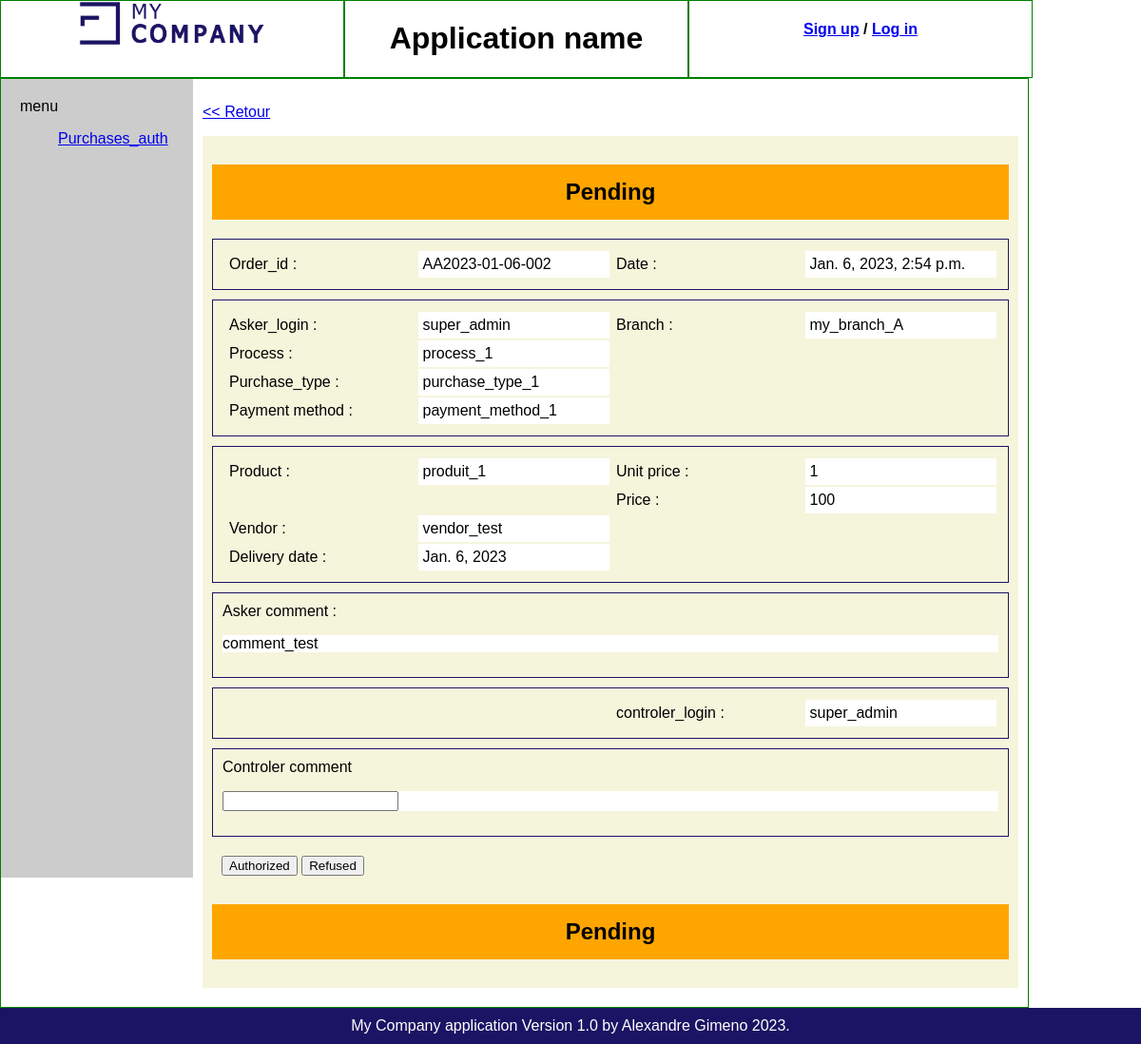
Before: /order/2/ with the older database file.
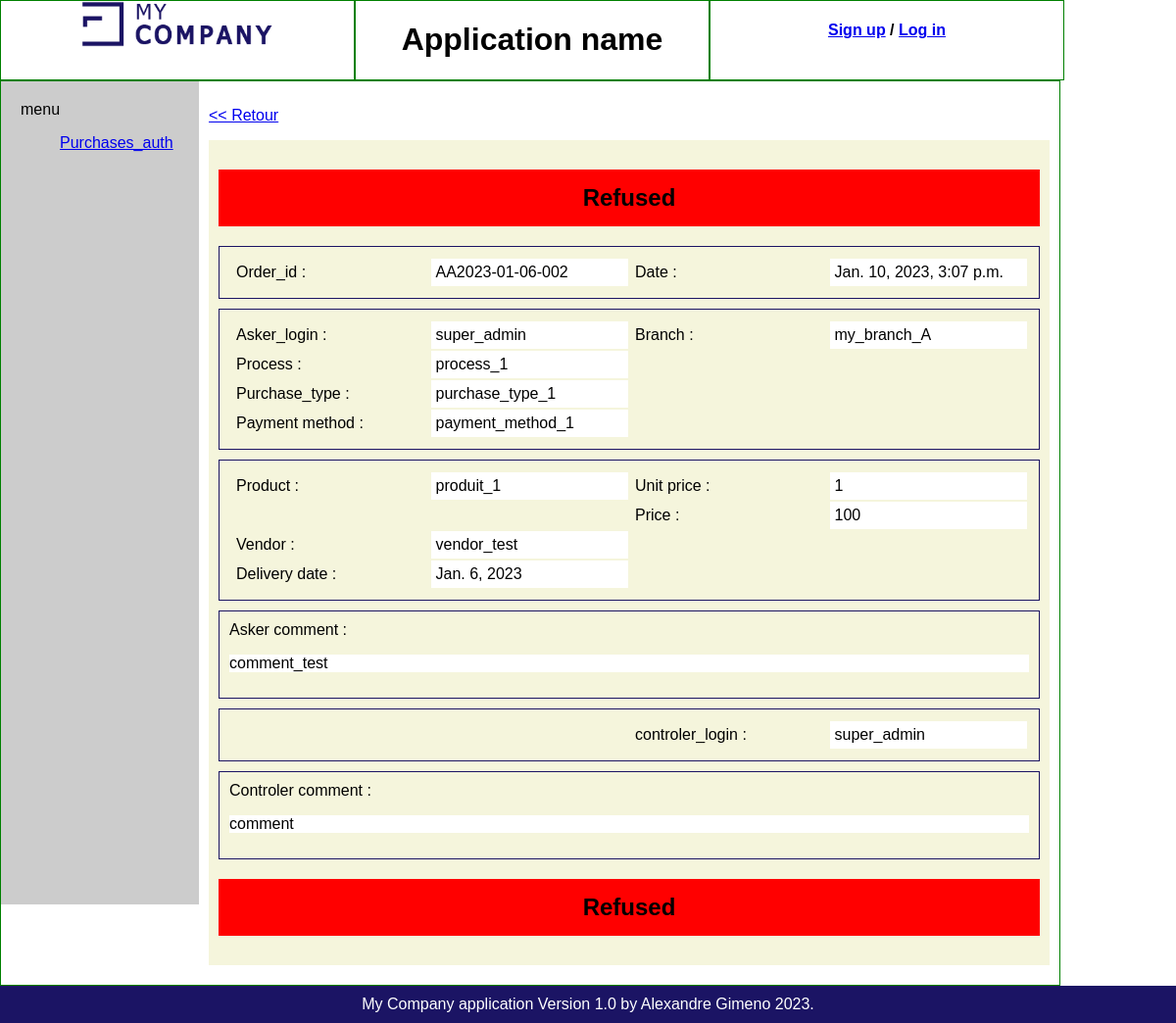
After: the same page with the newer database file.
### purchases_auth/models.py (models this page shows, shortened)
class Order(models.Model):
    class auth_status(models.TextChoices):
        AUTHORIZED = 'Authorized'
        REFUSED = 'Refused'
        PENDING = 'Pending'
    order_id = models.fields.CharField(max_length=17, unique=True)
    date = models.fields.DateTimeField(auto_now=True)
    asker_login = models.ForeignKey(settings.AUTH_USER_MODEL, on_delete=models.CASCADE)
    purchase_type = models.ForeignKey(Purchase_type, on_delete=models.CASCADE)
    branch = models.ForeignKey(Branch, on_delete=models.CASCADE)
    process = models.ForeignKey(Process, on_delete=models.CASCADE)
    payment_method = models.ForeignKey(Payment_method, on_delete=models.CASCADE)
    product = models.fields.CharField(max_length=17)
    price = models.fields.IntegerField()
    asker_comment = models.fields.CharField(max_length=254, null=True)
    vendor = models.fields.CharField(max_length=17)
    unit_price = models.fields.IntegerField(null=True)
    delivery_date = models.fields.DateField(null=True)
    controler_login = models.ForeignKey(User, null=True, on_delete=models.CASCADE, related_name='order_controler')
    controler_auth = models.fields.CharField(choices=auth_status.choices, default=auth_status.PENDING, max_length=10)
    controler_comment = models.fields.CharField(max_length=254, null=True)

class Process(models.Model):
    def __str__(self):
        return f'{self.name}'
    name = models.fields.CharField(max_length=30, unique=True)
    Purchase_type = models.ForeignKey(Purchase_type, on_delete=models.CASCADE)
    company = models.ForeignKey(Company, on_delete=models.CASCADE)
    branch = models.ForeignKey(Branch, on_delete=models.CASCADE)
    company_threshold = models.fields.IntegerField(default=6000)
    branch_threshold = models.fields.IntegerField(default=1000)
    process_threshold = models.fields.IntegerField(default=500)

class Purchase_type(models.Model):
    def __str__(self):
        return f'{self.name}'
    name = models.fields.CharField(max_length=30, unique=True)

class Payment_method(models.Model):
    def __str__(self):
        return f'{self.name}'
    name = models.fields.CharField(max_length=30, unique=True)

### authentication/models.py (models this page shows)
class User(AbstractUser):
    def __str__(self):
        return f'{self.username}'

class Branch(models.Model):
    def __str__(self):
        return f'{self.name}'
    name = models.fields.CharField(max_length=30, unique=True)
    company = models.ForeignKey(Company, on_delete=models.CASCADE)
    controler_login = models.OneToOneField(User,unique=True , on_delete=models.CASCADE, related_name='branch_controler')
    members = models.ManyToManyField(User)

### purchases_auth/views.py (the view)
# urls.py: path('order/<int:id>/', views.order_detail, name='order-detail'),
def order_detail(request, id):
    order = Order.objects.get(id=id)
    controler_order =Order.objects.filter(controler_login=request.user.id, controler_auth="Pending")
    auth = Order_auth(request.POST, instance=order)
    if request.method == 'POST':
        if auth.is_valid():
            auth.save()
            return redirect('order-detail', id=order.id)
    return render(request,
    'purchases_auth/order_detail.html',
    {'order':order, 'auth':auth, 'controler_order':controler_order})

### purchases_auth/forms.py
class Order_auth(forms.ModelForm):
    class Meta:
        model = Order
        fields = [
            'controler_comment',
            'controler_auth',
        ]

### purchases_auth/templates/purchases_auth/order_detail.html (shortened to what this page needs)
{% extends 'base.html' %}
{% block content %}
<div class="orders-detail">
    <p><a href="{% url 'order-list' %}">&lt;&lt; Retour</a></p>
    <div>
        <h2 class="{{ order.controler_auth }}">{{ order.controler_auth }}</h2>
        <div class="box">
            <table>
                <tbody>
                <tr>
                    <td>Order_id :</td>
                    <td class="value">{{ order.order_id }}</td>
                    <td>Date :</td>
                    <td class="value">{{ order.date }}</td>
                </tr>
                </tbody>
            </table>
        </div>
        <div class="box">
            <table>
                <tbody>
                <tr>
                    <td>Asker_login :</td>
                    <td class="value">{{ order.asker_login }}</td>
                    <td>Branch :</td>
                    <td class="value">{{ order.branch }}</td>
                </tr>
                <tr>
                    <td>Process :</td>
                    <td class="value">{{ order.process }}</td>
                </tr>
                <tr>
                    <td>Purchase_type :</td>
                    <td class="value">{{ order.purchase_type }}</td>
                </tr>
                <tr>
                    <td>Payment method :</td>
                    <td class="value">{{ order.payment_method }}</td>
                </tr>
                </tbody>
            </table>
        </div>
        <div class="box">
            <table>
                <tbody>
                <tr>
                    <td>Product :</td>
                    <td class="value">{{ order.product }}</td>
                    <td>Unit price :</td>
                    <td class="value">{{ order.unit_price }}</td>
                </tr>
                <tr>
                    <td></td>
                    <td></td>
                    <td>Price :</td>
                    <td class="value">{{ order.price }}</td>
                </tr>
                <tr>
                    <td>Vendor :</td>
                    <td class="value">{{ order.vendor }}</td>
                </tr>
                <tr>
                    <td>Delivery date :</td>
                    <td class="value">{{ order.delivery_date }}</td>
                </tr>
                </tbody>
            </table>
        </div>
        <div class="box">
            Asker comment :
            <p class="value">{{ order.asker_comment }}</p>
        </div>
        <div class="box">
            <table>
                <tbody>
                <tr>
                    <td></td>
                    <td></td>
                    <td>controler_login :</td>
                    <td class="value">{{ order.controler_login }}</td>
                </tr>
                </tbody>
            </table>
        </div>
        {% if order.controler_auth == "Pending" and controler_order %}
        <form method="post" action="{% url 'order-pending' id=order.id %}">
            <div class="box">
                <label class="control-label" for="{{ auth.controler_comment.id_for_label }}">{{ auth.controler_comment.label }}</label>
                <p class="value" size="254">{{ auth.controler_comment }}</p>
            </div>
            <div class="box_auth">
                <input type="submit" id="{{ auth.controler_auth.id_for_label }}" name="{{ auth.controler_auth.name }}" value="Authorized">
                <input type="submit" id="{{ auth.controler_auth.id_for_label }}" name="{{ auth.controler_auth.name }}" value="Refused">
            </div>
        </form>
        {% elif order.controler_comment %}
        <div class="box">
            Controler comment :
            <p class="value">{{ order.controler_comment }}</p>
        </div>
        {% endif %}
        <h2 class="{{ order.controler_auth }}">{{ order.controler_auth }}</h2>
    </div>
</div>
</div>
{% endblock %}

### templates/base.html (shortened to what this page needs)
{% load static %}
<html>
    <head>
        <link rel="stylesheet" href="{% static 'styles.css' %}" />
    </head>
    <body>
        <header>
            <div class = "col">
                <img src="{% static 'logo_entreprise.png' %}" alt="logo_entreprise" width="200"/>
            </div>
            <div class = "col">
                <h1>Application name</h1>
            </div>
            <div class = "col">
                {% if user.is_authenticated %}
                    <p><a href="{% url 'logout' %}"> {{ request.user }} / Log out</a></p>
                {% else %}
                    <h4><a href="{% url 'signup' %}">Sign up</a> / <a href="{% url 'login' %}">Log in</a></h4>
                {% endif %}
            </div>
        </header>
        <div class = "main">
            <nav>
                menu
                <ul>
                    <li>
                        <a href="{% url 'order-list' %}">Purchases_auth</a>
                    </li>
                </ul>
            </nav>
            <div>
                {% block content %}{% endblock %}
            </div>
        <footer>
            My Company application Version 1.0 by Alexandre Gimeno 2023.
        </footer>
    </body>
</html>

### purchases_auth/static/styles.css (style rules this page uses)
* { font-family: 'Lucida Sans', 'Lucida Sans Regular', 'Lucida Grande', 'Lucida Sans Unicode', Geneva, Verdana, sans-serif; }
body { width: 100%; margin: 0 auto; }
header { background-color: white ; color: black; display: flex; }
header .col { float: left; width: 30%; text-align: center; border: 1px solid green; }
.main { width: 90%; border: 1px solid green; }
nav { float: left; width: 15%; height: 100%; background-color: #ccc; padding: 20px; }
nav li { list-style-type: none; }
.orders-detail { display: grid; padding:10px; }
.orders-detail table { width: 100%; }
.orders-detail div { padding: 10px; margin-bottom: 10px; background-color: beige; }
.orders-detail .box { padding: 10px; margin-bottom: 10px; background-color: beige; border: 1px solid #1B1464; }
.orders-detail td { padding: 5px; width: 25%; }
.orders-detail .value { background-color: white; }
.orders-detail .Refused { padding: 15px; text-align: center; background-color: red; }
footer { clear: both; background-color: #1B1464; color: white; padding: 10px; text-align: center; }

Changed rows visible on the page:
changed Order "AA2023-01-06-002": controler_auth "Pending" → "Refused"; date "Jan. 6, 2023, 2:54 p.m." → "Jan. 10, 2023, 3:07 p.m."; controler_comment (not shown) → "comment"
Other visible differences:
{{ auth.controler_comment.label }}: "Controler comment" → (not shown)
form field controler_auth: "Authorized" → (not shown)
form field controler_auth: "Refused" → (not shown)
text now shown: "Controler comment :"
